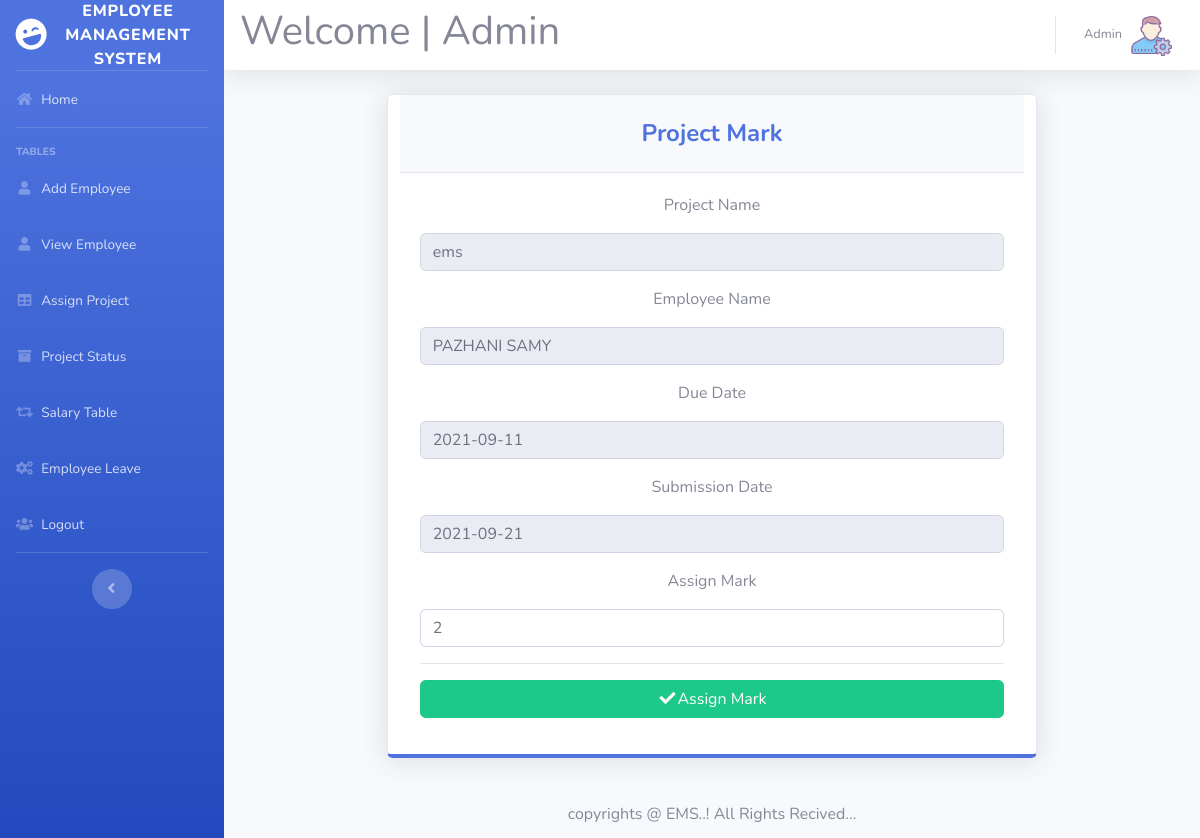
Screenshot of /mark.php?id=2&pid=5 with the database file from the repository.
### tables this page shows
CREATE TABLE `project` (
  `pid` int(11) NOT NULL,
  `eid` int(11) DEFAULT NULL,
  `pname` varchar(100) DEFAULT NULL,
  `duedate` date DEFAULT NULL,
  `subdate` date DEFAULT '0000-00-00',
  `mark` int(11) NOT NULL,
  `status` varchar(50) DEFAULT NULL
);

CREATE TABLE `employee` (
  `id` int(11) NOT NULL,
  `firstName` varchar(100) NOT NULL,
  `lastName` varchar(100) NOT NULL,
  `email` varchar(100) NOT NULL,
  `password` text NOT NULL,
  `birthday` date NOT NULL,
  `gender` varchar(10) NOT NULL,
  `contact` varchar(20) NOT NULL,
  `nid` int(20) NOT NULL,
  `address` varchar(100) DEFAULT NULL,
  `dept` varchar(100) NOT NULL,
  `degree` varchar(100) NOT NULL,
  `pic` text NOT NULL
);

### mark.php (the view, shortened to what this page needs)
<?php
include 'sidebar.php';
?>
<?php
require_once ('process/dbh.php');
?>
<?php
  $id = (isset($_GET['id']) ? $_GET['id'] : '');
  $pid = (isset($_GET['pid']) ? $_GET['pid'] : '');
  $sql1 = "SELECT pid, project.eid, project.pname, project.duedate, project.subdate, project.mark, rank.points, employee.firstName, employee.lastName, salary.base, salary.bonus, salary.total FROM `project` , `rank` ,`employee`, `salary`  WHERE project.eid = $id AND project.pid = $pid AND project.eid = rank.eid AND salary.id = project.eid AND employee.id = project.eid AND employee.id = rank.eid";
  $result1 = mysqli_query($conn, $sql1);
  if($result1){
  while($res = mysqli_fetch_assoc($result1)){
  $pname = $res['pname'];
  $duedate = $res['duedate'];
  $subdate = $res['subdate'];
  $firstName = $res['firstName'];
  $lastName = $res['lastName'];
  $mark = $res['mark'];
}
}
?>
          <center><div class="card shadow mb-4 col-xs-12 col-md-8 border-bottom-primary">
            <div class="card-header py-3">
              <h4 class="m-2 font-weight-bold text-primary">Project Mark</h4>
            </div>
            <div class="card-body">
              <div class="table-responsive">
                        <form id = "registration" action="mark.php" method="POST">
                            <div class="form-group">
                              <p>Project Name</p>
                              <input class="form-control"  name="pname" value="<?php echo $pname;?>" readonly>
                            </div>
                            <div class="form-group">
                              <p>Employee Name</p>
                              <input class="form-control"   name="firstName" value="<?php echo $firstName;?> <?php echo $lastName;?>" readonly>
                            </div>
                            <div class="form-group">
                              <p> Due Date</p>
                              <input class="form-control"   name="duedate" value="<?php echo $duedate;?>" readonly>
                            </div>
                            <div class="form-group">
                              <p>Submission Date</p>
                              <input class="form-control"  name="subdate" value="<?php echo $subdate;?>" readonly>
                            </div>
                            <div class="form-group">
                              <p>Assign Mark</p>
                             <input class="form-control"   name="mark" value="<?php echo $mark;?>">
                            <hr>
                            <button type="submit" class="btn btn-success btn-block" name="update"><i class="fa fa-check fa-fw"></i>Assign Mark</button>
                        </form>
                      </div>
            </div>
          </div></center>
                       <center>
    <div>
        <h1><font size="3">
            copyrights @ EMS..! All Rights Recived...
            </font>
        </h1></div></center>
    </div>

### rows the page displays
project: pname "ems", firstName "PAZHANI SAMY", duedate "2021-09-11", subdate "2021-09-21", mark "2"
